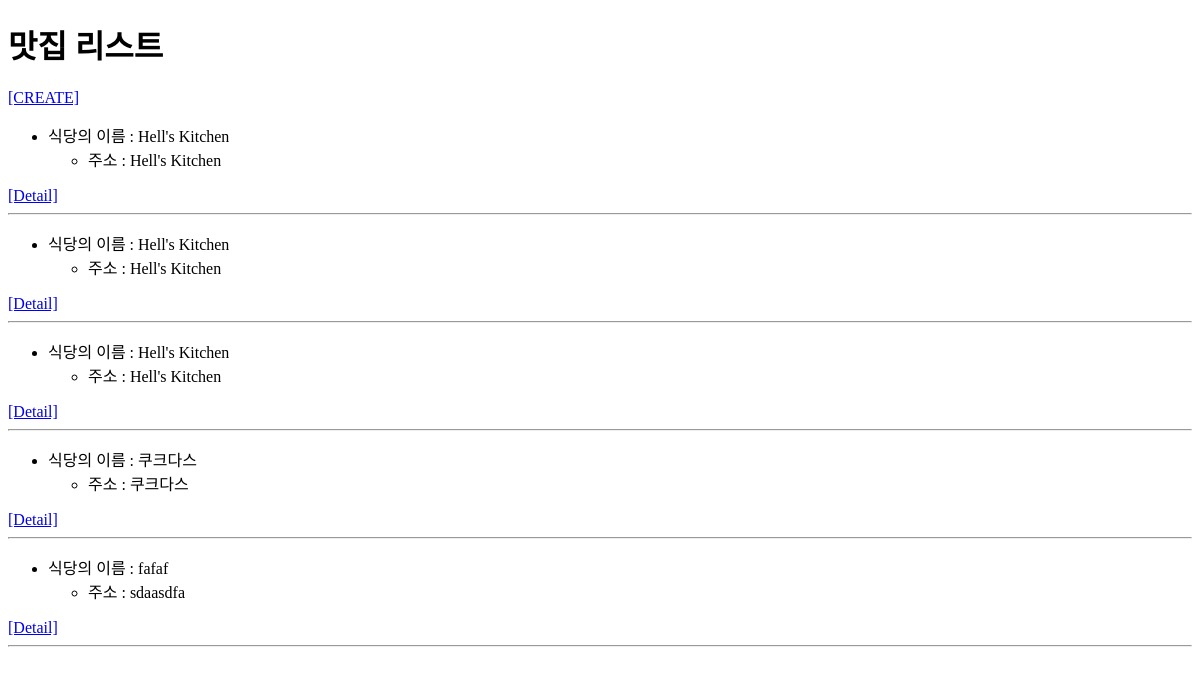
The page /restaurants/ on the database as committed earlier.
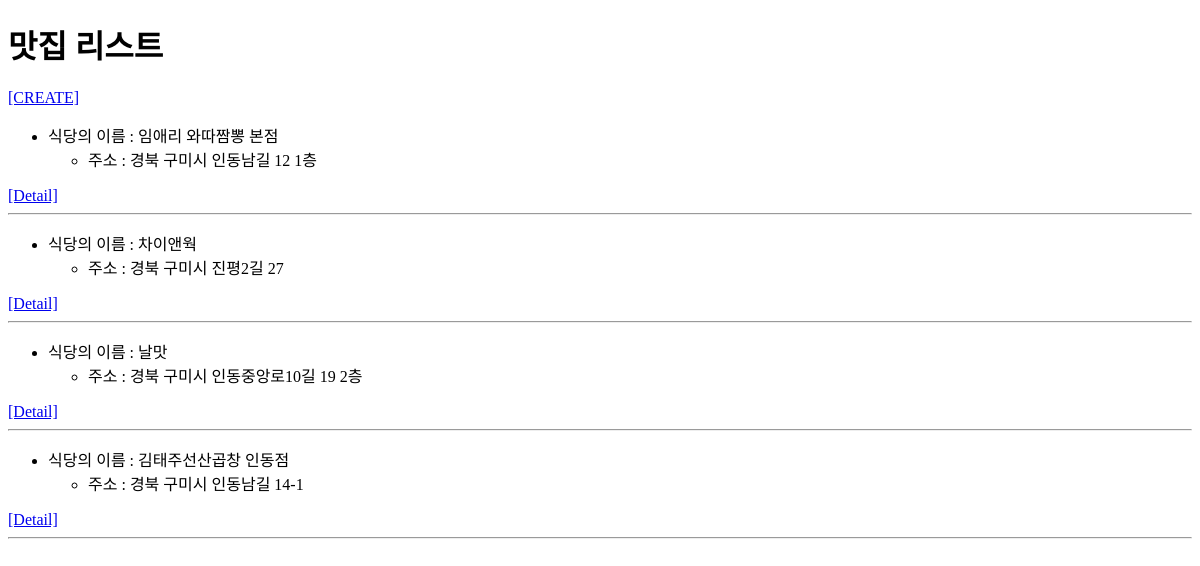
The same page on the database as committed later.
### restaurants/models.py (models this page shows)
class Restaurant(models.Model):
    name = models.CharField(max_length=100)
    description = models.TextField(max_length=250)
    address = models.TextField()
    phone_number = models.TextField()
    created_at = models.DateTimeField(auto_now_add=True)
    updated_at = models.DateTimeField(auto_now=True)

### restaurants/views.py (the view)
# urls.py: path('',views.index, name='index'),
def index(request):
    info = Restaurant.objects.all()
    context = {
        'info' : info,
    }
    return render(request,'restaurants/index.html',context)

### restaurants/templates/restaurants/index.html (shortened to what this page needs)
{% extends "base.html" %}
{% block content %}
<h1>맛집 리스트</h1>
<a href="{% url "restaurants:new" %}">[CREATE]</a>
{% for restaurant in info  %}
  <ul>
    <li> 식당의 이름 : {{ restaurant.name }}
      <ul>
        <li>
          주소 : {{ restaurant.address }}
        </li>
      </ul>
    </li>
  </ul>
  <a href="{% url "restaurants:detail" restaurant.pk %}">[Detail]</a>
  <hr>
{% endfor %}
{% endblock content %}

### templates/base.html (shortened to what this page needs)
<!DOCTYPE html>
<html lang="en">
<head>
</head>
<body>
  {% block content %}
  {% endblock content %}
</body>
</html>

Rows that differ between the two databases and show on the page:
removed Restaurant: name "Hell's Kitchen", address "Hell's Kitchen"
removed Restaurant: name "Hell's Kitchen", address "Hell's Kitchen"
removed Restaurant: name "Hell's Kitchen", address "Hell's Kitchen"
removed Restaurant: name "쿠크다스", address "쿠크다스"
removed Restaurant: name "fafaf", address "sdaasdfa"
added Restaurant: name "임애리 와따짬뽕 본점", address "경북 구미시 인동남길 12 1층"
added Restaurant: name "차이앤웍", address "경북 구미시 진평2길 27"
added Restaurant: name "날맛", address "경북 구미시 인동중앙로10길 19 2층"
added Restaurant: name "김태주선산곱창 인동점", address "경북 구미시 인동남길 14-1"
